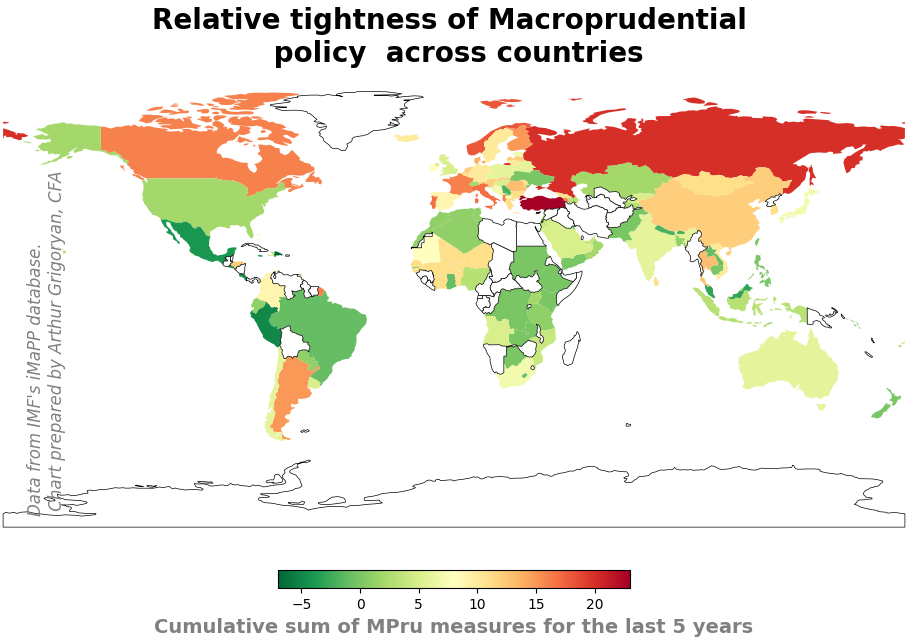

The script that drew this image:
# If you don't have geopandas installed, uncomment the following line:
# !pip install geopandas

import geopandas as gpd
import pandas as pd
import matplotlib.pyplot as plt
import numpy as np

# Data: ISO3 country codes and associated numeric values
path="C:\\Users\\Arthur\\Documents\\Linkedin data\\"
data=pd.read_excel(path+"iMaPP_database-2024-12-2.xlsx", 
    sheet_name="MaPP", usecols="AN:AP", skiprows=72, nrows=136, header=0)
df = pd.DataFrame(data)
df.columns

# Read a world dataset from a GeoJSON file
# Using Natural Earth data hosted on GitHub (110m resolution)
geojson_url = "https://raw.githubusercontent.com/nvkelso/natural-earth-vector/master/geojson/ne_110m_admin_0_countries.geojson"
world = gpd.read_file(geojson_url)

# Inspect the columns to find the ISO3 column name
# print(world.columns)
# From inspection, we see 'ADM0_A3' is commonly the ISO-3 country code column in Natural Earth data.

# Merge the DataFrame with the GeoDataFrame
merged = world.merge(df, how='left', left_on='ADM0_A3', right_on='iso3')
merged['value'] = pd.to_numeric(merged['value'], errors='coerce')

# Create a choropleth map
fig, ax = plt.subplots(1, 1, figsize=(15,10))
merged.plot(
    column='value',
    cmap='RdYlGn_r',
    legend=False,
    missing_kwds={
        "color": "white",
        "edgecolor": "black",
        "linewidth": 0.5,
        "hatch": "",
        "label": "No Data"
    },
    ax=ax
)

# Create a scalar mappable for the colorbar
sm = plt.cm.ScalarMappable(cmap='RdYlGn_r', norm=plt.Normalize(
    vmin=merged['value'].min(), 
    vmax=merged['value'].max()
))
sm._A = []  # dummy array for the scalar mappable

cbar = fig.colorbar(
    sm, 
    ax=ax, 
    orientation='horizontal',   # Set orientation to horizontal
    fraction=0.033,            # Size of the colorbar (default is 0.15)
    pad=0.04                   # Distance from the plot (default is 0.04)
)
cbar.set_label(
    "Cumulative sum of MPru measures for the last 5 years",
    fontsize=14,
    fontweight='bold',
    color='grey'
)
ax.text(
    0.07, 0.07, 
    "Data from IMF's iMaPP database.\n Chart prepared by Arthur Grigoryan, CFA",
    fontsize=12,
    #fontweight='bold',
    fontstyle='italic',
    color='grey',
    rotation=90,
    fontfamily='sans-serif',
    transform=ax.transAxes,        # use axes-relative coordinates
    ha='left',                     # horizontally align left
    va='bottom',                   # vertically align bottom
)

ax.set_title("Relative tightness of Macroprudential \n policy  across countries", fontsize=20, fontweight='bold', color='black')
ax.set_axis_off()

#plt.tight_layout()
plt.show()
